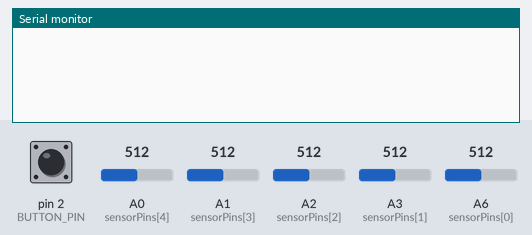
Simulated run of this sketch. Board: Arduino Nano, built with avr-gcc and run on an emulated ATmega328P. Parts: the last lines printed to the serial monitor. The inputs (shaded band) are chosen by the test bench; at power-on: pin 2 (BUTTON_PIN) HIGH, A0 (sensorPins[4]) = 512, A1 (sensorPins[3]) = 512, A2 (sensorPins[2]) = 512, A3 (sensorPins[1]) = 512, A6 (sensorPins[0]) = 512.

Above: at 1.2 s.
1.3 s: pin 2 (BUTTON_PIN) pulled LOW for 0.15 s
At 1.7 s:
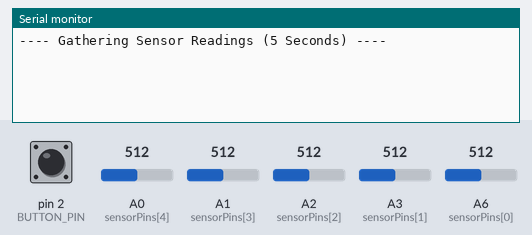
4.4 s: A0 (sensorPins[4]) set to 716
At 6.8 s:
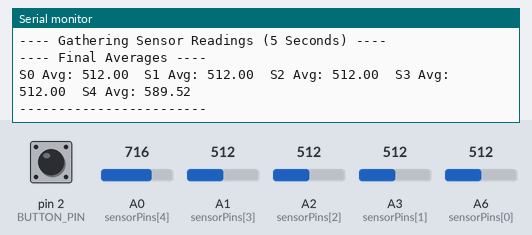
7.4 s: pin 2 (BUTTON_PIN) pulled LOW for 1 s
At 8.7 s:
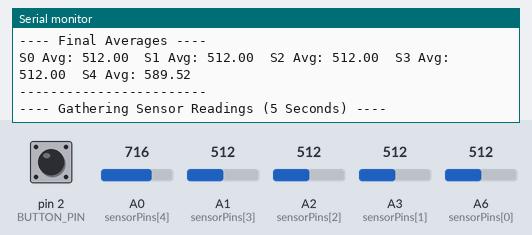
9.9 s: A1 (sensorPins[3]) set to 716
11.4 s: A2 (sensorPins[2]) set to 716
At 12.52 s:
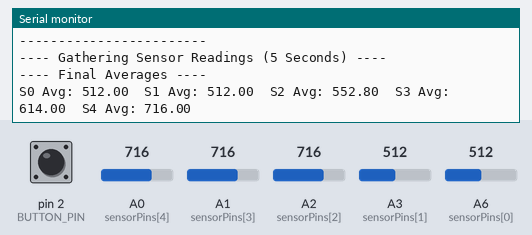

The sketch:

TCRT5000_SerialRead_Average.ino
```cpp
#define BUTTON_PIN 2

#define NUM_SENSORS 5
int sensorPins[NUM_SENSORS] = {A6, A3, A2, A1, A0};

bool printing = false;
unsigned long startTime = 0;

long sensorSums[NUM_SENSORS] = {0, 0, 0, 0, 0};
long sampleCount = 0;

void setup() {
  Serial.begin(9600);
  pinMode(BUTTON_PIN, INPUT_PULLUP);
}

void loop() {

  if (digitalRead(BUTTON_PIN) == LOW && !printing) {
    printing = true;
    startTime = millis();
    sampleCount = 0;
    for (int i = 0; i < NUM_SENSORS; i++) {
      sensorSums[i] = 0;
    }
    Serial.println("---- Gathering Sensor Readings (5 Seconds) ----");
  }

  if (printing) {
    if (millis() - startTime <= 5000) {

      for (int i = 0; i < NUM_SENSORS; i++) {
        sensorSums[i] += analogRead(sensorPins[i]);
      }
      sampleCount++;

      delay(100);
    }
    else {
      printing = false;
      Serial.println("---- Final Averages ----");

      for (int i = 0; i < NUM_SENSORS; i++) {
        float average = (float)sensorSums[i] / sampleCount;
        Serial.print("S");
        Serial.print(i);
        Serial.print(" Avg: ");
        Serial.print(average);
        Serial.print("\t");
      }
      Serial.println();
      Serial.println("------------------------");
    }
  }
}
```

Measured:
- after the input at 1.3 s, the serial monitor: prints a new line at once (image 1)
- after the input at 4.4 s, the serial monitor: prints a new line after 2.0 s (image 2)
- after the input at 7.4 s, the serial monitor: prints a new line at once (image 3)
- after the input at 11.4 s, the serial monitor: prints a new line after 1.1 s (image 4)
